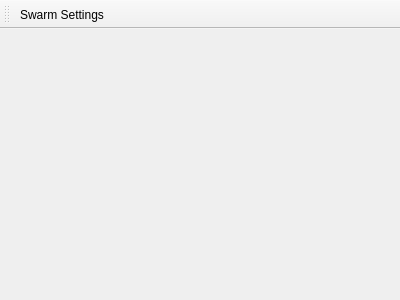
<?xml version="1.0" encoding="UTF-8"?>
<ui version="4.0">
 <class>MainWindow</class>
 <widget class="QMainWindow" name="MainWindow">
  <property name="geometry">
   <rect>
    <x>0</x>
    <y>0</y>
    <width>400</width>
    <height>300</height>
   </rect>
  </property>
  <property name="windowTitle">
   <string>CouzinModel</string>
  </property>
  <widget class="QWidget" name="centralWidget"/>
  <widget class="QToolBar" name="toolBar">
   <property name="windowTitle">
    <string>toolBar</string>
   </property>
   <attribute name="toolBarArea">
    <enum>TopToolBarArea</enum>
   </attribute>
   <attribute name="toolBarBreak">
    <bool>false</bool>
   </attribute>
   <addaction name="actionSwarm_Settings"/>
  </widget>
  <action name="actionSwarm_Settings">
   <property name="text">
    <string>Swarm Settings</string>
   </property>
   <property name="toolTip">
    <string>Bring up the swarm settings dialog</string>
   </property>
  </action>
 </widget>
 <layoutdefault spacing="6" margin="11"/>
 <resources/>
 <connections/>
</ui>
